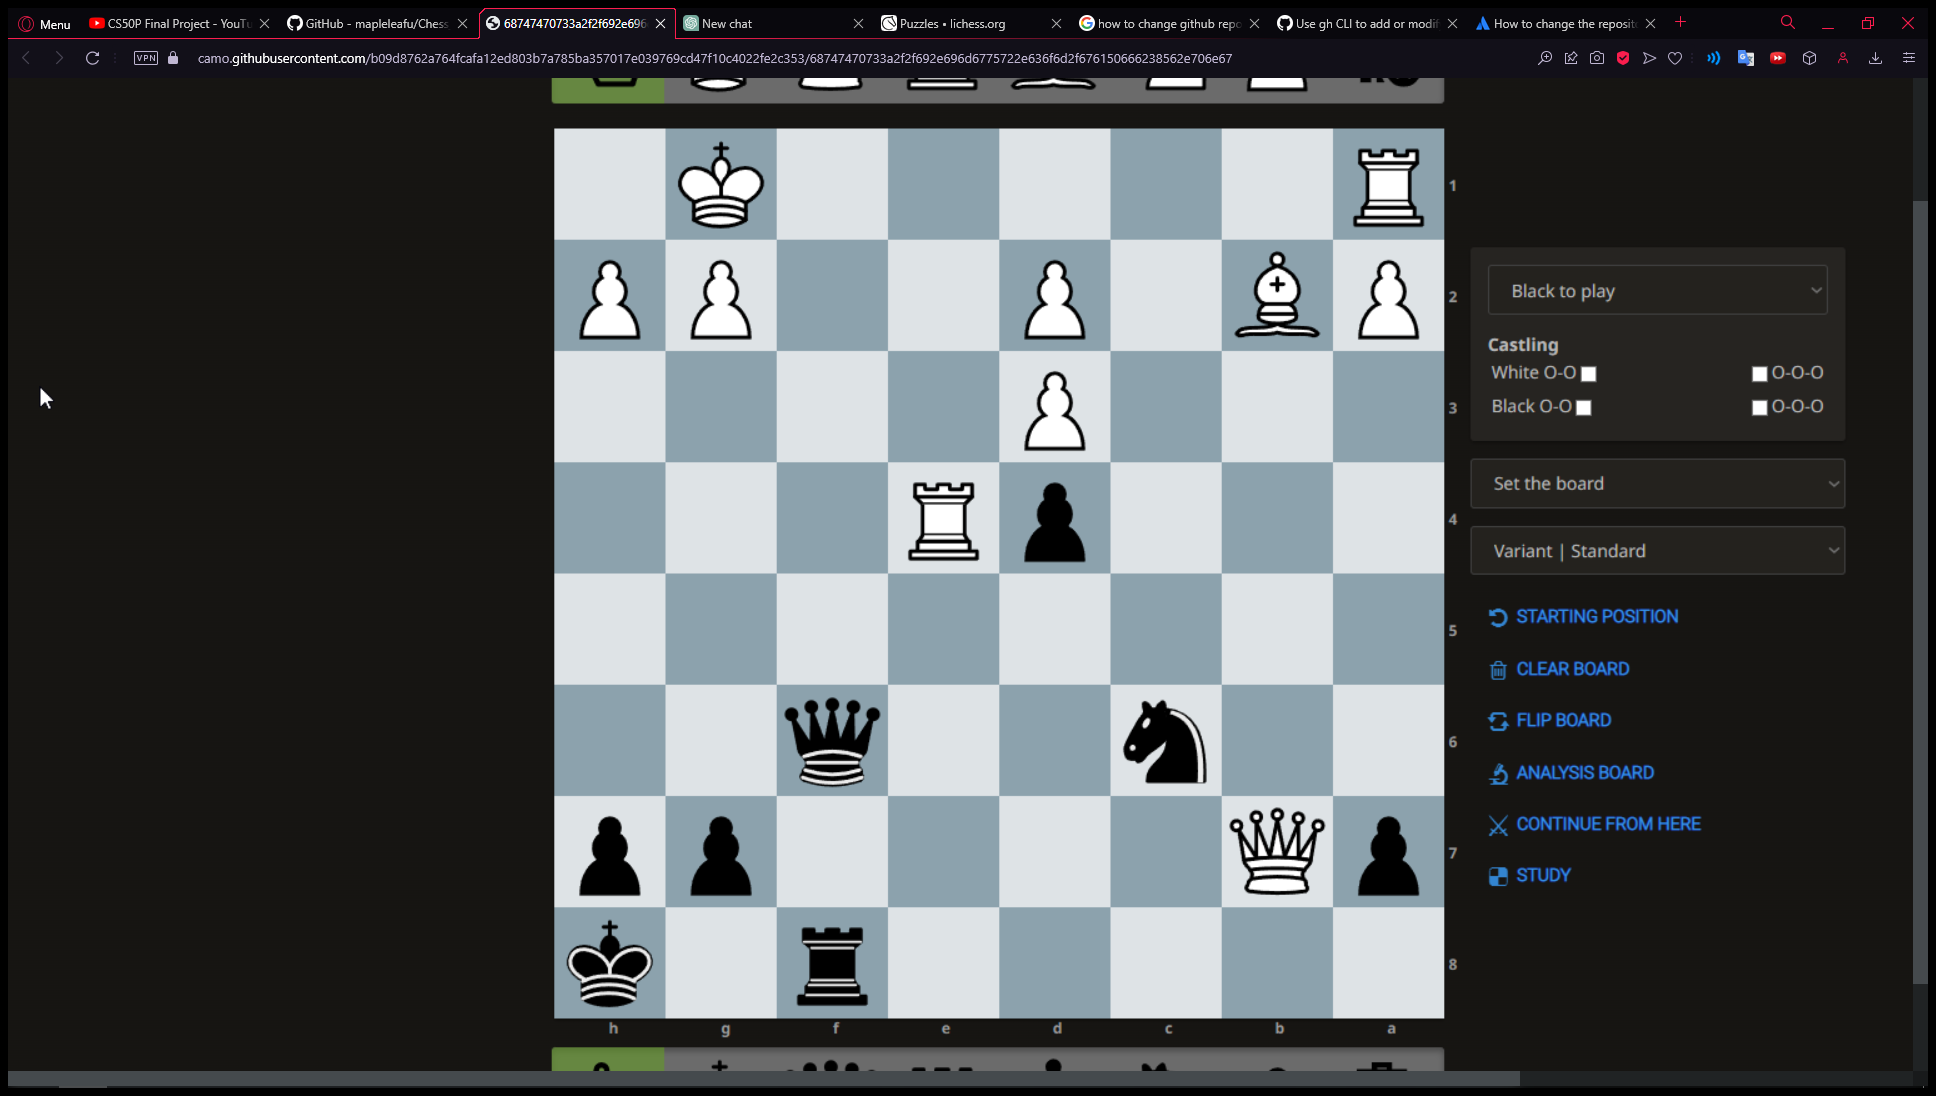

Reproduce this figure in Python.
from PIL import ImageGrab, Image
import win32gui


toplist, winlist = [], []
def enum_cb(hwnd, results):
    winlist.append((hwnd, win32gui.GetWindowText(hwnd)))
win32gui.EnumWindows(enum_cb, toplist)


def grab_screen():
    opera = [(hwnd, title) for hwnd, title in winlist if 'opera' in title.lower()]
    # just grab the hwnd for first window matching opera
    opera = opera[0]
    hwnd = opera[0]

    win32gui.SetForegroundWindow(hwnd)
    bbox = win32gui.GetWindowRect(hwnd)
    img = ImageGrab.grab(bbox)
    #img.save('screenshot.png')
    return img
